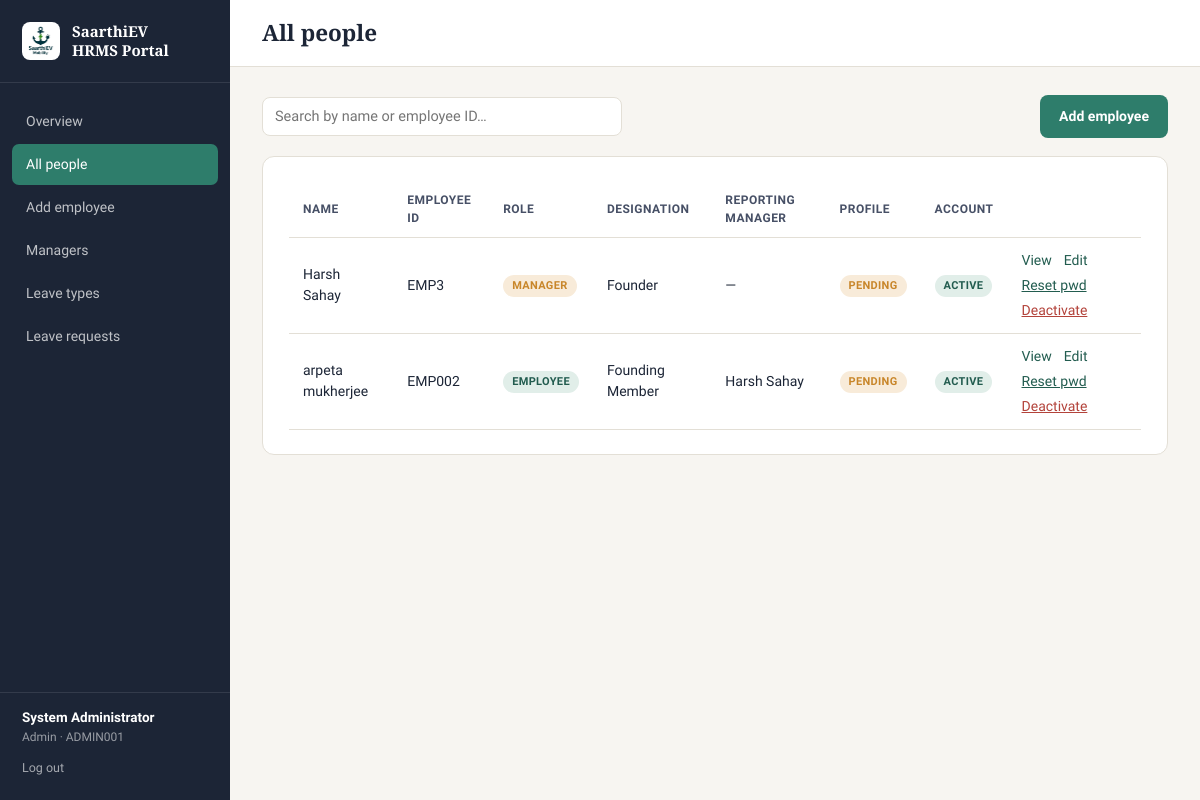
The app's page /admin/employees (signed in) with its own data.
### models.py (models this page shows, shortened)
class EmployeeProfile(db.Model):
    id = db.Column(db.Integer, primary_key=True)
    user_id = db.Column(db.Integer, db.ForeignKey("user.id"), nullable=False, unique=True)
    full_name = db.Column(db.String(150), nullable=False)
    designation = db.Column(db.String(100))
    department = db.Column(db.String(100))
    date_of_joining = db.Column(db.Date)
    reporting_manager_id = db.Column(db.Integer, db.ForeignKey("user.id"), nullable=True)
    date_of_birth = db.Column(db.Date)
    gender = db.Column(db.String(20))
    personal_email = db.Column(db.String(120))
    phone_number = db.Column(db.String(20))
    blood_group = db.Column(db.String(10))
    pan_number = db.Column(db.String(20))
    aadhaar_number = db.Column(db.String(20))
    current_address_line1 = db.Column(db.String(200))
    current_address_line2 = db.Column(db.String(200))
    current_city = db.Column(db.String(100))
    current_state = db.Column(db.String(100))
    current_pincode = db.Column(db.String(10))
    permanent_address_line1 = db.Column(db.String(200))
    permanent_address_line2 = db.Column(db.String(200))
    permanent_city = db.Column(db.String(100))
    permanent_state = db.Column(db.String(100))
    permanent_pincode = db.Column(db.String(10))
    same_as_current = db.Column(db.Boolean, default=False)
    bank_account_number = db.Column(db.String(40))
    bank_ifsc_code = db.Column(db.String(20))
    bank_name = db.Column(db.String(100))
    bank_branch = db.Column(db.String(100))
    previous_company_name = db.Column(db.String(150))
    previous_designation = db.Column(db.String(100))
    previous_employment_from = db.Column(db.Date)
    previous_employment_to = db.Column(db.Date)
    relieving_letter_filename = db.Column(db.String(255))
    emergency_contact_name = db.Column(db.String(150))
    emergency_contact_relation = db.Column(db.String(50))
    emergency_contact_phone = db.Column(db.String(20))
    spouse_name = db.Column(db.String(150))
    spouse_dob = db.Column(db.Date)
    profile_completed = db.Column(db.Boolean, default=False)
    updated_at = db.Column(db.DateTime, default=datetime.utcnow, onupdate=datetime.utcnow)
    reporting_manager = db.relationship("User", foreign_keys=[reporting_manager_id])
    children = db.relationship("Child", backref="profile", cascade="all, delete-orphan")

class User(db.Model, UserMixin):
    id = db.Column(db.Integer, primary_key=True)
    employee_code = db.Column(db.String(20), unique=True, nullable=False)  # e.g. EMP1001
    password_hash = db.Column(db.String(255), nullable=False)
    role = db.Column(db.String(20), nullable=False, default="employee")  # admin / manager / employee
    must_change_password = db.Column(db.Boolean, default=True)
    is_active = db.Column(db.Boolean, nullable=False, default=True)
    created_at = db.Column(db.DateTime, default=datetime.utcnow)
    profile = db.relationship("EmployeeProfile", backref="user", uselist=False,
                               cascade="all, delete-orphan",
                               foreign_keys="EmployeeProfile.user_id")

### routes.py (the view)
    @app.route("/admin/employees")
    @role_required("admin")
    def admin_employee_list():
        q = request.args.get("q", "").strip()
        query = User.query.filter(User.role.in_(["employee", "manager"]))
        if q:
            query = query.join(EmployeeProfile, EmployeeProfile.user_id == User.id).filter(
                db.or_(EmployeeProfile.full_name.ilike(f"%{q}%"),
                       User.employee_code.ilike(f"%{q}%"))
            )
        people = query.order_by(User.id.desc()).all()
        return render_template("admin/employee_list.html", people=people, q=q)

### app.py (called while the page is built)
@login_manager.user_loader
def load_user(user_id):
    return db.session.get(User, int(user_id))

def role_required(*roles):
    from functools import wraps
    def decorator(f):
        @wraps(f)
        def wrapped(*args, **kwargs):
            if not current_user.is_authenticated:
                return redirect(url_for("login"))
            if current_user.role not in roles:
                abort(403)
            return f(*args, **kwargs)
        return wrapped
    return decorator

### templates/admin/employee_list.html (shortened to what this page needs)
{% extends "base.html" %}
{% block page_title %}All people{% endblock %}
{% block content %}
<div style="display:flex; justify-content:space-between; align-items:center; margin-bottom: 18px; gap: 16px;">
  <form method="GET" style="flex-grow:1; max-width: 360px;">
    <input type="text" name="q" value="{{ q }}" placeholder="Search by name or employee ID…">
  </form>
  <a href="{{ url_for('admin_create_employee') }}" class="btn btn-primary">Add employee</a>
</div>
<div class="card">
  {% if people %}
  <div class="table-scroll">
  <table class="list">
    <thead>
      <tr>
        <th>Name</th><th>Employee ID</th><th>Role</th><th>Designation</th>
        <th>Reporting manager</th><th>Profile</th><th>Account</th><th></th>
      </tr>
    </thead>
    <tbody>
      {% for u in people %}
      <tr {{ 'style="opacity:.55;"' if not u.is_active }}>
        <td>{{ u.profile.full_name if u.profile else '—' }}</td>
        <td>{{ u.employee_code }}</td>
        <td><span class="badge badge-{{ u.role }}">{{ u.role }}</span></td>
        <td>{{ u.profile.designation or '—' }}</td>
        <td>
          {% if u.profile and u.profile.reporting_manager %}
            {{ u.profile.reporting_manager.profile.full_name }}
          {% else %}—{% endif %}
        </td>
        <td>
          {% if u.profile and u.profile.profile_completed %}
            <span class="badge badge-complete">Complete</span>
          {% else %}
            <span class="badge badge-pending">Pending</span>
          {% endif %}
        </td>
        <td>
          {% if u.is_active %}
            <span class="badge badge-complete">Active</span>
          {% else %}
            <span class="badge" style="background:var(--rose-soft); color:var(--rose);">Deactivated</span>
          {% endif %}
        </td>
        <td>
          <div class="row-actions">
            <a href="{{ url_for('admin_view_employee', user_id=u.id) }}">View</a>
            <a href="{{ url_for('admin_edit_employee', user_id=u.id) }}">Edit</a>
            <form action="{{ url_for('admin_reset_password', user_id=u.id) }}" method="POST"
                  onsubmit="return confirm('Reset password for {{ u.employee_code }} to the default?');">
              <button type="submit" class="link-btn">Reset pwd</button>
            </form>
            {% if u.is_active %}
            <form action="{{ url_for('admin_deactivate_employee', user_id=u.id) }}" method="POST"
                  onsubmit="return confirm('Deactivate {{ u.profile.full_name }}? They will no longer be able to log in.');">
              <button type="submit" class="link-btn" style="color:var(--rose);">Deactivate</button>
            </form>
            {% else %}
            <form action="{{ url_for('admin_reactivate_employee', user_id=u.id) }}" method="POST">
              <button type="submit" class="link-btn">Reactivate</button>
            </form>
            {% endif %}
          </div>
        </td>
      </tr>
      {% endfor %}
    </tbody>
  </table>
  </div>
  {% else %}
  <div class="empty-state">
    <div class="sq"></div>
    {% if q %}No one matched "{{ q }}".{% else %}No employees added yet.{% endif %}
  </div>
  {% endif %}
</div>
{% endblock %}

### templates/base.html (shortened to what this page needs)
<!DOCTYPE html>
<html lang="en">
<head>
  <link rel="stylesheet" href="{{ url_for('static', filename='css/style.css') }}">
</head>
<body>
  <div class="shell">
    <aside class="sidebar">
      <div class="brand">
        <span class="brand-logo-chip"><img src="{{ url_for('static', filename='img/logo.png') }}" alt="SaarthiEV Mobility"></span>
        <span class="word">SaarthiEV<br>HRMS Portal</span>
      </div>
      <nav>
        {% if current_user.role == 'admin' %}
          <a href="{{ url_for('admin_dashboard') }}" class="{{ 'active' if request.endpoint == 'admin_dashboard' }}">Overview</a>
          <a href="{{ url_for('admin_employee_list') }}" class="{{ 'active' if request.endpoint in ['admin_employee_list','admin_view_employee'] }}">All people</a>
          <a href="{{ url_for('admin_create_employee') }}" class="{{ 'active' if request.endpoint == 'admin_create_employee' }}">Add employee</a>
          <a href="{{ url_for('admin_manager_list') }}" class="{{ 'active' if request.endpoint == 'admin_manager_list' }}">Managers</a>
          <a href="{{ url_for('admin_leave_types') }}" class="{{ 'active' if request.endpoint == 'admin_leave_types' }}">Leave types</a>
          <a href="{{ url_for('admin_leave_requests') }}" class="{{ 'active' if request.endpoint == 'admin_leave_requests' }}">Leave requests</a>
        {% endif %}
      </nav>
      <div class="who">
        <div class="name">{{ current_user.profile.full_name if current_user.profile else current_user.employee_code }}</div>
        <div class="role">{{ current_user.role }} · {{ current_user.employee_code }}</div>
        <form action="{{ url_for('logout') }}" method="get">
          <button type="submit">Log out</button>
        </form>
      </div>
    </aside>
    <div class="main">
      <div class="topbar">
        <h2 style="margin:0;">{% block page_title %}{% endblock %}</h2>
      </div>
      <div class="content">
        {% block content %}{% endblock %}
      </div>
    </div>
  </div>
</body>
</html>

### records on screen
EmployeeProfile: profile "System Administrator"
User: role "Admin", employee_code "ADMIN001"
User: profile "Harsh Sahay", employee_code "EMP3", role "MANAGER", profile "Founder", is_active "ACTIVE"
User: profile "arpeta mukherjee", employee_code "EMP002", role "EMPLOYEE", profile "Founding Member", profile.reporting_manager.profile.full_name "Harsh Sahay", is_active "ACTIVE"
